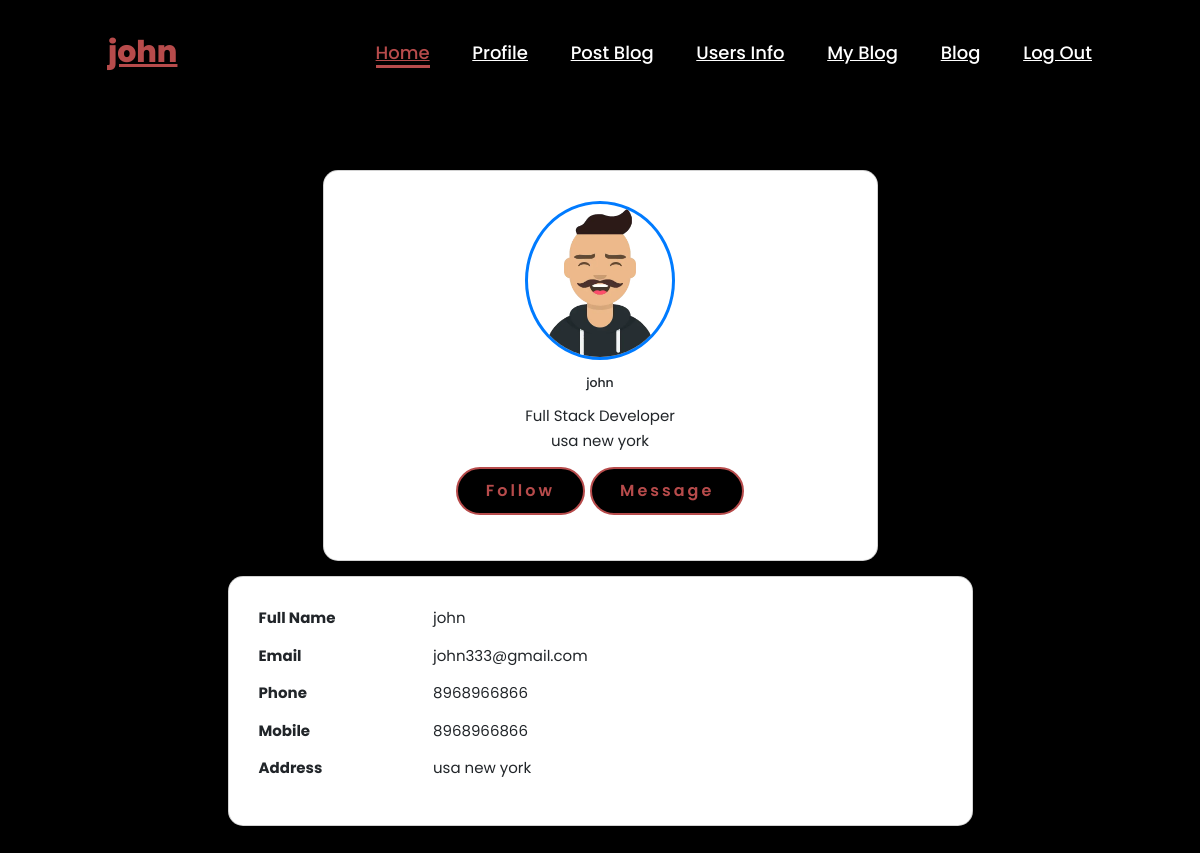
Screenshot of /profile.php (signed in) with the database file from the repository.
### tables this page shows
CREATE TABLE `users` (
  `id` int(11) NOT NULL,
  `fname` varchar(250) NOT NULL,
  `lname` varchar(250) NOT NULL,
  `email` varchar(250) NOT NULL,
  `phone` varchar(250) NOT NULL,
  `address` varchar(250) NOT NULL,
  `password` varchar(255) NOT NULL
);

### sessionstart.php (called while the page is built, shortened)
<?php
    if(isset($_SESSION['login'])&& $_SESSION['login']=='true' ){
    $id=$_SESSION['id'];
    include 'server.php';
    $from="SELECT * FROM `users` WHERE `id`='$id'";
   $result=mysqli_query($conn,$from);
   $row=mysqli_fetch_assoc($result);
$fname=$row['fname'];
$email=$row['email'];
$phone=$row['phone'];
$address=$row['address'];
    }else{
      header('location:login.php');
    }
    ?>

### profile.php (the view, shortened to what this page needs)
<!DOCTYPE html>
<html lang="en">
<head>
    <link href="https://cdn.jsdelivr.net/npm/bootstrap@5.3.3/dist/css/bootstrap.min.css" rel="stylesheet">
</head>
<body>
<?php include("nav.php"); ?>
<div class="leader">
<div class="container profile-container">
    <div class="row justify-content-center">
        <div class="col-lg-6">
            <div class="card profile-card mb-4">
                <div class="card-body text-center">
                    <img src="images/ava3.webp" alt="avatar" class="rounded-circle img-fluid" style="width: 150px;">
                    <h5 class="my-4"> <?php
            echo $fname;
            ?></h5>
                    <p class="text mb-1">Full Stack Developer</p>
                    <p class="text mb-4"> <?php
            echo $address;
            ?></p>
                    <div class="d-flex justify-content-center mb-4">
                        <button type="button" class="btn btn-primary btn-custom">Follow</button>
                        <button type="button" class="btn btn-outline-primary btn-custom ms-2">Message</button>
                    </div>
                </div>
            </div>
        </div>
        <div class="col-lg-8">
            <div class="card profile-card mb-4">
                <div class="card-body">
                    <div class="row info-row">
                        <div class="col-sm-3 info-label">Full Name</div>
                        <div class="col-sm-9">
                            <p class="text"> <?php
            echo $fname;
            ?></p>
                        </div>
                    </div>
                    <div class="row info-row">
                        <div class="col-sm-3 info-label">Email</div>
                        <div class="col-sm-9">
                            <p class="text"> <?php
            echo $email;
            ?></p>
                        </div>
                    </div>
                    <div class="row info-row">
                        <div class="col-sm-3 info-label">Phone</div>
                        <div class="col-sm-9">
                            <p class="text"> <?php
            echo $phone;
            ?></p>
                        </div>
                    </div>
                    <div class="row info-row">
                        <div class="col-sm-3 info-label">Mobile</div>
                        <div class="col-sm-9">
                            <p class="text"> <?php
            echo $phone;
            ?></p>
                        </div>
                    </div>
                    <div class="row info-row">
                        <div class="col-sm-3 info-label">Address</div>
                        <div class="col-sm-9">
                            <p class="text"> <?php
            echo $address;
            ?></p>
                        </div>
                    </div>
                </div>
            </div>
        </div>
    </div>
</div>
</div>
</body>
</html>

### nav.php (shortened to what this page needs)
<?php
include("sessionstart.php");
?>
<!DOCTYPE html>
<html lang="en">
<head>
  <link rel="stylesheet" href="style.css">
</head>
<body>
<header>
        <a href="#" class="logo"> <?php
            echo $fname;
            ?></a>
        <nav >
            <a  href="main.php" class="active"> Home</a>
            <a href="profile.php" >Profile</a>
            <a href="postBlog.php" >Post Blog</a>
            <a href="table.php" >Users Info</a>
            <a href="blog.php" >My Blog</a>
            <a href="allblog.php" >Blog</a>
            <a href="Logout.php" >Log Out</a>
        </nav>
    </header>
</body>
</html>

### style.css (style rules this page uses)
* { margin: 0; padding: 0; box-sizing: border-box; text-decoration: none; border: none; outline: none; font-family: 'Poppins', sans-serif; }
html { font-size: 62.5%; }
body { width: 100%; height: 100vh; overflow-x: hidden; background-color: black; color: white; }
header { margin-top: 20px; position: fixed; top: 0; left: 0; width: 100%; padding: 1rem 9%; background-color: transparent; filter: drop-shadow(10px); display: flex; justify-content: space-between; align-items: center; z-index: 100; }
.logo { font-size: 3rem; color: #b74b4b; font-weight: 800; cursor: pointer; transition: 0.5s ease; }
nav a { font-size: 1.8rem; color: white; margin-left: 4rem; font-weight: 500; transition: 0.3s ease; border-bottom: 3px solid transparent; }
nav a:hover, nav a.active { color: #b74b4b; border-bottom: 3px solid #b74b4b; }
.btn { display: inline-block; padding: 1rem 2.8rem; background-color: black; border-radius: 4rem; font-size: 1.6rem; color: #b74b4b; letter-spacing: 0.3rem; font-weight: 600; border: 2px solid #b74b4b; transition: 0.3s ease; cursor: pointer; }

### profile.php (style rules this page uses)
body { background-color: #f8f9fa; }
.profile-container { margin-top: 50px; }
.profile-card { border-radius: 15px; box-shadow: 0px 0px 15px rgba(0, 0, 0, 0.1); }
.profile-card img { border: 3px solid #007bff; }
.profile-card .card-body { padding: 30px; }
.info-row { margin-bottom: 15px; }
.info-row p { margin-bottom: 0; }
.info-label { font-weight: bold; font-size: 15px; }
.btn-custom { padding: 10px 20px; }
.leader { height: 100vh; margin-top: 170px; }
.text { font-size: 15px ; }

### rows the page displays
users: fname "john", address "usa new york", email "john333@gmail.com", phone "8968966866"
